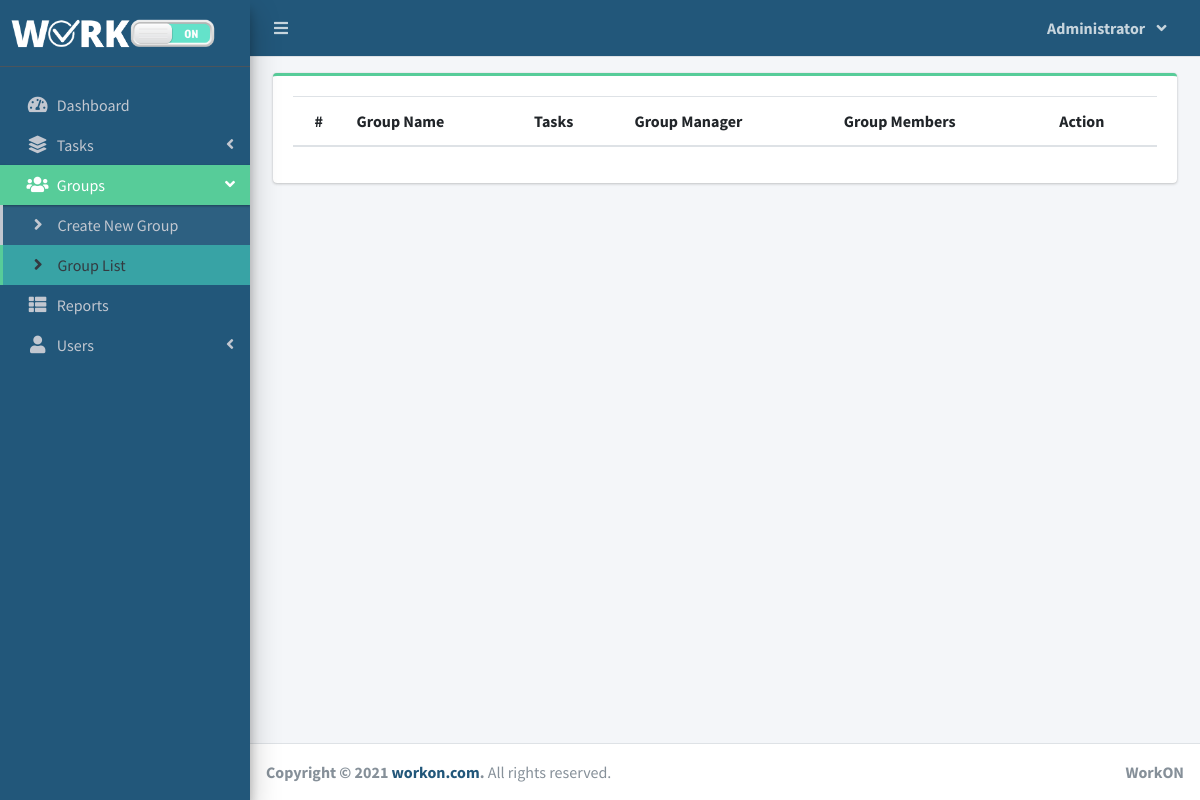
The app's page /index.php?page=group_list (signed in), older data.
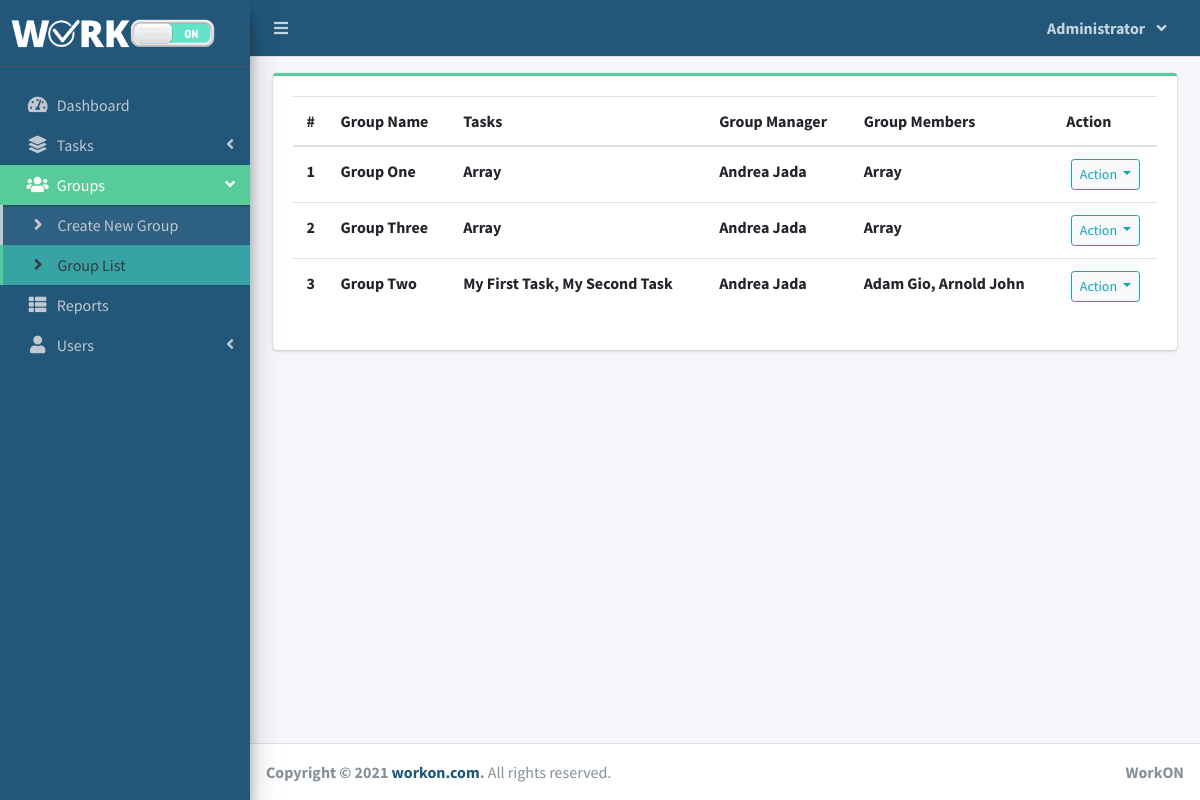
The same page, newer data.
### tables this page shows
CREATE TABLE `group_list` (
  `id` int(30) NOT NULL,
  `group_name` varchar(255) NOT NULL,
  `group_manager` varchar(255) NOT NULL,
  `group_members` text NOT NULL,
  `group_tasks` text NOT NULL,
  `user_ids` int(30) DEFAULT NULL,
  `manager_id` int(30) DEFAULT NULL,
  `date_created` datetime NOT NULL DEFAULT current_timestamp()
);

### group_list.php (the view, shortened to what this page needs)
<?php include'db_connect.php' ?>
<div class="col-lg-12">
	<div class="card card-outline card-success">
		<div class="card-body">
			<div class="table-responsive xpand xpand-table x-scroll">
				<table class="table tabe-hover table-condensed " id="list">
					<thead>
						<tr>
							<th class="text-center">#</th>
							<th>Group Name</th>
							<th>Tasks</th>
							<th>Group Manager</th>
							<th>Group Members</th>
							<th>Action</th>
						</tr>
					</thead>
					<tbody>
						<?php
						$i = 1;
						$qry = $conn->query("SELECT * FROM group_list order by group_name asc");
						while($row= $qry->fetch_assoc()):
						?>
						<tr>
							<th class="text-center"><?php echo $i++ ?></th>
							<td><b><?php echo ucwords($row['group_name']) ?></b></td>
							<td><b><?php echo ucwords($row['group_tasks']) ?></b></td>
							<td><b><?php echo $row['group_manager'] ?></b></td>
							<td><b><?php echo $row['group_members'] ?></b></td>
							<td class="text-center">
								<button type="button" class="btn btn-default btn-sm btn-round border-info wave-effect text-info dropdown-toggle" data-toggle="dropdown" aria-expanded="true">
								Action
								</button>
							</td>
						</tr>
					<?php endwhile; ?>
					</tbody>
				</table>
			</div>
		</div>
	</div>
</div>

### sidebar.php (shortened to what this page needs)
<aside class="main-sidebar sidebar-dark-primary elevation-4">
  <div class="dropdown brand-logo mb-5">
    <a href="./" class="nav-item brand-link">
      <?php if($_SESSION['login_type'] == 1): ?>
        <img src="assets/img/work-on-logo.png" height="40px" >
      <?php else: ?>
        <img src="assets/img/work-on-logo.png" height="40px">
      <h3 class="text-center p-0 m-0 hide"><b>USER</b></h3>
      <?php endif; ?>
    </a>
  </div>
  <div class="sidebar pb-4 mb-5">
    <nav class="mt-4">
      <ul class="nav nav-pills nav-sidebar flex-column nav-flat" data-widget="treeview" role="menu" data-accordion="false">
        <li class="nav-item dropdown mt-2">
          <a href="./" class="nav-link nav-home">
            <i class="nav-icon fas fa-tachometer-alt"></i>
            <p>
              Dashboard
            </p>
          </a>
        </li>
        <li class="nav-item">
          <a href="#" class="nav-link nav-edit_project nav-view_project">
            <i class="nav-icon fas fa-layer-group"></i>
            <p>
              Tasks
              <i class="right fas fa-angle-left"></i>
            </p>
          </a>
        </li>
        <?php if($_SESSION['login_type'] == 1): ?>
        <li class="nav-item">
          <a href="#" class="nav-link nav-edit_group">
            <i class="nav-icon fas fa-users"></i>
            <p>
              Groups
              <i class="right fas fa-angle-left"></i>
            </p>
          </a>
          <ul class="nav nav-treeview">
            <li class="nav-item">
              <a href="./index.php?page=new_group" class="nav-link nav-new_group tree-item">
                <i class="fas fa-angle-right nav-icon"></i>
                <p>Create New Group</p>
              </a>
            </li>
            <li class="nav-item">
              <a href="./index.php?page=group_list" class="nav-link nav-group_list tree-item">
                <i class="fas fa-angle-right nav-icon"></i>
                <p>Group List</p>
              </a>
            </li>
          </ul>
        </li>
        <?php endif; ?>
        <?php if($_SESSION['login_type'] != 3): ?>
         <li class="nav-item">
              <a href="./index.php?page=reports" class="nav-link nav-reports">
                <i class="fas fa-th-list nav-icon"></i>
                <p>Reports</p>
              </a>
        </li>
        <?php endif; ?>
        <?php if($_SESSION['login_type'] == 1): ?>
        <li class="nav-item">
          <a href="#" class="nav-link nav-edit_user">
            <i class="nav-icon fas fa-user"></i>
            <p>
              Users
              <i class="right fas fa-angle-left"></i>
            </p>
          </a>
        </li>
        <?php endif; ?>
      </ul>
    </nav>
  </div>
</aside>

Row changes from the older to the newer data that the page shows:
added group_list: group_name "Group One", group_tasks "Array", group_manager "Andrea Jada", group_members "Array"
added group_list: group_name "Group Three", group_tasks "Array", group_manager "Andrea Jada", group_members "Array"
added group_list: group_name "Group Two", group_tasks "My First Task, My Second Task", group_manager "Andrea Jada", group_members "Adam Gio, Arnold John"
